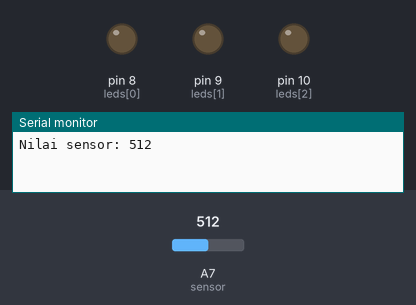
A sketch run on a simulated Arduino Nano, built with avr-gcc and run on an emulated ATmega328P. On the bench: output pins drawn as LEDs (lit = HIGH), the last lines printed to the serial monitor. Dashed ring = blinking. Inputs (shaded band) come from the test bench; at power-on: A7 (sensor) = 512.

Above: at 3.8 s.
3.9 s: A7 (sensor) set to 0
At 4.5 s:
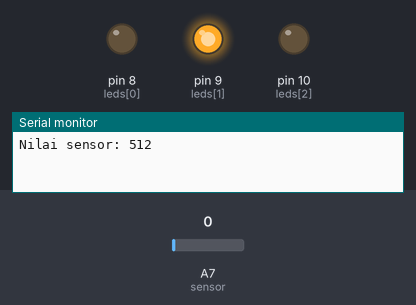
At 5.5 s:
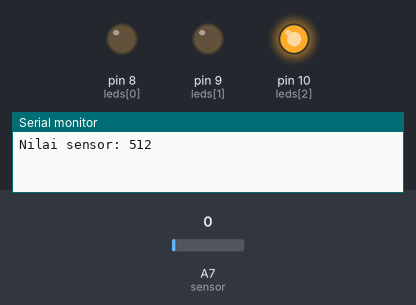
11.8 s: A7 (sensor) set to 122
At 12.11 s:
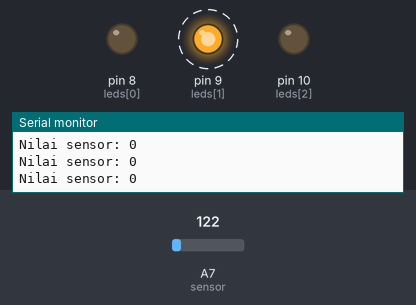
Timing chart, 0 to 21.8 s (numbered marks = the images above; inputs shaded):
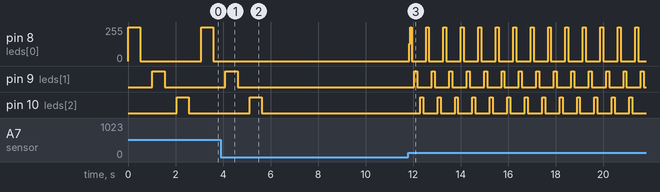

The sketch:

sketch_jan02a.ino
```cpp
int sensor = A7;
int leds[] = {8, 9, 10};

int res;
int out;

void setup() {

  for(int i=0; i<3; i++){
    pinMode(leds[i], OUTPUT);
  }

  Serial.begin(9600);

}

void loop() {
  // put your main code here, to run repeatedly:
  res = analogRead(sensor);

  for(int i=0; i<3; i++) {
    digitalWrite(leds[i], HIGH);
    delay(res);

    digitalWrite(leds[i], LOW);
    delay(res);
  }

  Serial.print("Nilai sensor: ");
  Serial.println(res);

  delay(1);

}
```

Measured:
- after the input at 3.9 s, pin 8 (leds[0]): stops changing and stays 0/255; pin 9 (leds[1]): goes on until 4.6 s, then stays LOW; pin 10 (leds[2]): goes on until 5.6 s, then stays LOW
- after the input at 11.8 s, pin 8 (leds[0]): 0/255 → 129/255 at once, then moves between 0/255 and 255/255, repeating every 0.73 s; pin 9 (leds[1]): alternates HIGH for 0.12 s and LOW for 0.61 s, starting after 0.25 s; pin 10 (leds[2]): alternates HIGH for 0.12 s and LOW for 0.61 s, starting after 0.50 s
- by itself, pin 8 (leds[0]): alternates 255/255 for 0.51 s and 0/255 for 2.6 s
